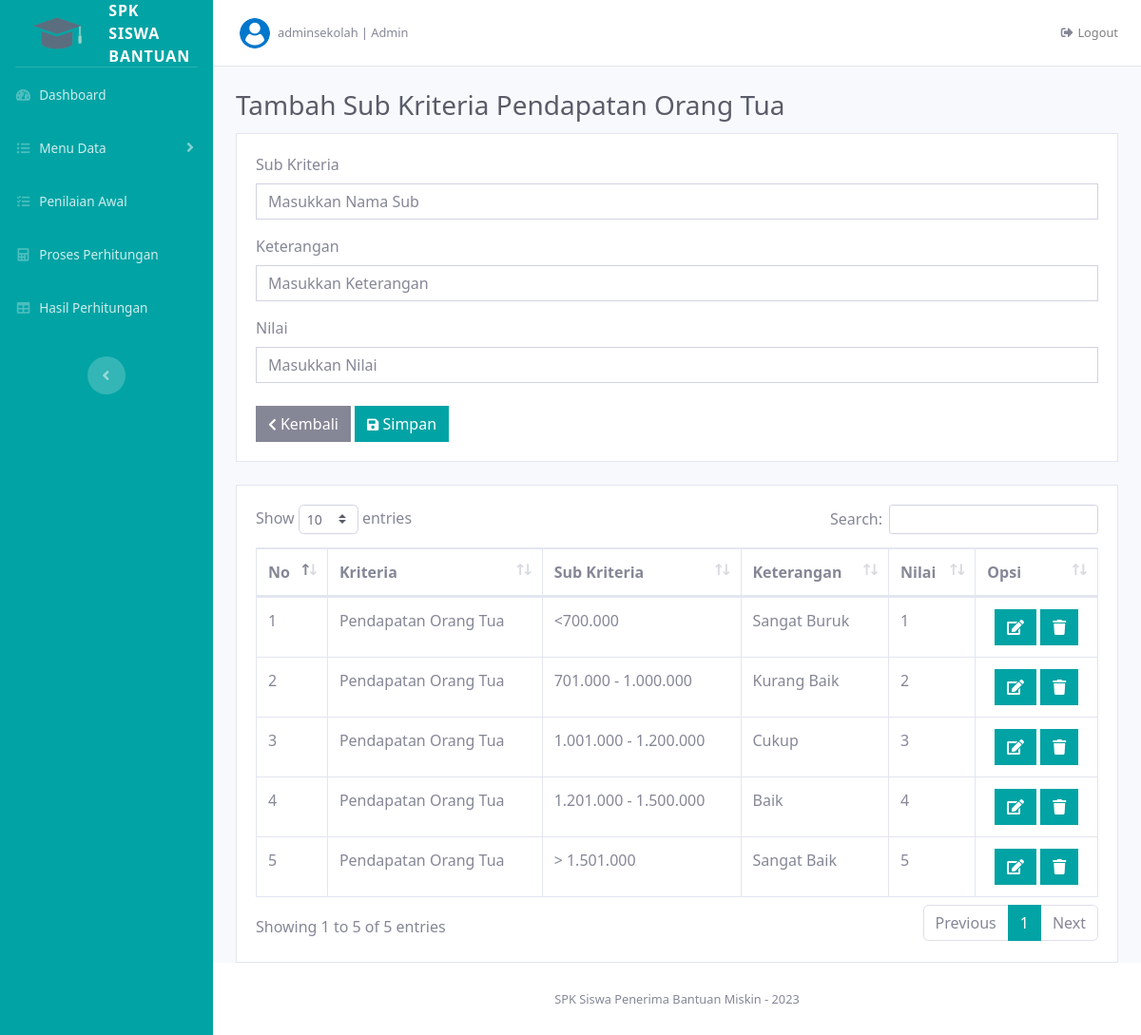
Screenshot of /index.php?page=tambah_subkriteria&idkriteria=17&kriteria=Pendapatan Orang Tua (signed in) with the database file from the repository.
### tables this page shows
CREATE TABLE `data_kriteria` (
  `ID_Kriteria` int(15) NOT NULL,
  `Nama_Kriteria` varchar(100) DEFAULT NULL,
  `Nilai_Bobot` float DEFAULT NULL,
  `Atribut` varchar(100) DEFAULT NULL
);

CREATE TABLE `data_subkriteria` (
  `ID_Sub` int(15) NOT NULL,
  `ID_Kriteria` int(15) DEFAULT NULL,
  `Nama_Subkriteria` varchar(120) DEFAULT NULL,
  `Keterangan` varchar(100) DEFAULT NULL,
  `Nilai` int(11) DEFAULT NULL
);

### pages/data_sub_kriteria/tambah_subkriteria.php (the view, shortened to what this page needs)
<?php
    if (isset($_GET['idkriteria']) AND isset($_GET['kriteria'])) {
        $id = $_GET['idkriteria'];
        $krit = $_GET['kriteria'];
        $sql = "SELECT * FROM data_kriteria WHERE ID_Kriteria = '$id'";
        $kriteria = mysqli_query($koneksi_db, $sql);
        $data = mysqli_fetch_assoc($kriteria);
        $data_sub = "SELECT data_subkriteria.ID_Sub, data_kriteria.ID_Kriteria, data_kriteria.Nama_Kriteria, data_subkriteria.
        Nama_Subkriteria, data_subkriteria.Keterangan, data_subkriteria.Nilai FROM data_subkriteria INNER JOIN data_kriteria ON
        data_subkriteria.ID_Kriteria = data_kriteria.ID_Kriteria WHERE Nama_Kriteria = '$krit'";
        $sub = mysqli_query($koneksi_db, $data_sub);
    }
?>
<div class="d-sm-flex align-items-center justify-content-between mb-1">
  <h1 class="h3 text-gray-800">Tambah Sub Kriteria <?= $data['Nama_Kriteria']; ?></h1>
</div>
<div class="card mb-4 rounded-0">
    <div class="card-body">
        <form action="pages/data_sub_kriteria/proses_tambah_subkriteria.php?id=<?= $_GET['idkriteria']; ?>&nama=<?= $_GET['kriteria']; ?>" method="post">
            <div class="mb-3">
                <label for="exampleFormControlInput1" class="form-label">Sub Kriteria</label>
                <input type="text" class="form-control rounded-0" id="exampleFormControlInput1" name="sub_kriteria" placeholder="Masukkan Nama Sub" required>
            </div>
            <div class="mb-3">
                <label for="exampleFormControlInput1" class="form-label">Keterangan</label>
                <input type="text" class="form-control rounded-0" id="exampleFormControlInput1" name="ket" placeholder="Masukkan Keterangan" required>
            </div>
            <div class="mb-4">
                <label for="exampleFormControlInput1" class="form-label">Nilai</label>
                <input type="text" class="form-control rounded-0" id="exampleFormControlInput1" name="nilai" placeholder="Masukkan Nilai" required>
            </div>
            <a href="index.php?page=sub_kriteria" class="btn btn-secondary btn-square rounded-0">
                <i class="fas fa-chevron-left fa-sm"></i> Kembali
            </a>
            <button type="submit" class="btn btn-success btn-square rounded-0">
                <i class="fas fa-save fa-sm"></i> Simpan
            </button>
        </form>
    </div>
</div>
<div class="card rounded-0">
    <div class="card-body">
        <div class="table-responsive">
            <table class="table table-bordered" id="dataTable" width="100%" cellspacing="0">
                <thead>
                    <tr>
                        <th class="text-nowrap">No</th>
                        <th class="text-nowrap">Kriteria</th>
                        <th class="text-nowrap">Sub Kriteria</th>
                        <th class="text-nowrap">Keterangan</th>
                        <th class="text-nowrap">Nilai</th>
                        <th class="text-nowrap">Opsi</th>
                    </tr>
                </thead>
                <tbody>
                    <?php
                        $no = 0;
                        while ($subkrit = mysqli_fetch_assoc($sub)) :
                        $no++;
                    ?>
                    <tr>
                        <td class="text-nowrap"><?= $no; ?></td>
                        <td class="text-nowrap"><?= $subkrit['Nama_Kriteria']; ?></td>
                        <td class="text-nowrap"><?= $subkrit['Nama_Subkriteria']; ?></td>
                        <td class="text-nowrap"><?= $subkrit['Keterangan']; ?></td>
                        <td class="text-nowrap"><?= $subkrit['Nilai']; ?></td>
                        <td class="text-center text-nowrap">
                            <a href="index.php?page=edit_subkriteria&edit=<?= $subkrit['ID_Sub']; ?>" title="Edit Sub" class="btn btn-success btn-square rounded-0">
                                <i class="fas fa-edit"></i>
                            </a>
                            <button class="btn btn-success btn-square rounded-0" title="Hapus Sub" data-toggle="modal" data-target="#hapusid<?= $subkrit['ID_Sub']; ?>">
                                <i class="fas fa-trash"></i>
                            </button>
                        </td>
                    </tr>
                    <?php
                        endwhile;
                    ?>
                </tbody>
            </table>
        </div>
    </div>
</div>

### index.php (style rules this page uses)
* { font-family: "Segoe UI", Frutiger, "Frutiger Linotype", "Dejavu Sans", "Helvetica Neue", Arial, sans-serif; }
.btn-success { background-color: #01a3a4; border-color: #01a3a4; }

### rows the page displays
data_kriteria: Nama_Kriteria "Pendapatan Orang Tua"
data_subkriteria: ID_Kriteria.Nama_Kriteria "Pendapatan Orang Tua", Nama_Subkriteria "<700.000", Keterangan "Sangat Buruk", Nilai "1"
data_subkriteria: ID_Kriteria.Nama_Kriteria "Pendapatan Orang Tua", Nama_Subkriteria "701.000 - 1.000.000", Keterangan "Kurang Baik", Nilai "2"
data_subkriteria: ID_Kriteria.Nama_Kriteria "Pendapatan Orang Tua", Nama_Subkriteria "1.001.000 - 1.200.000", Keterangan "Cukup", Nilai "3"
data_subkriteria: ID_Kriteria.Nama_Kriteria "Pendapatan Orang Tua", Nama_Subkriteria "1.201.000 - 1.500.000", Keterangan "Baik", Nilai "4"
data_subkriteria: ID_Kriteria.Nama_Kriteria "Pendapatan Orang Tua", Nama_Subkriteria "> 1.501.000", Keterangan "Sangat Baik", Nilai "5"

### other values shown
$_SESSION['user'] "adminsekolah"
